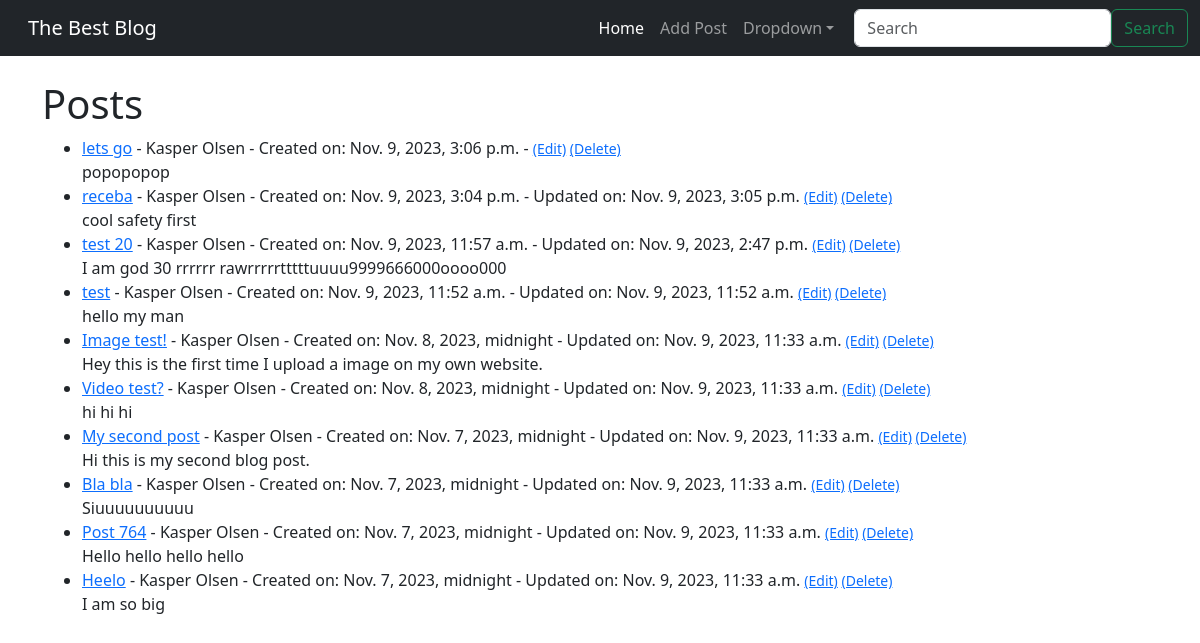
The page / on the database its author committed.
### ourblog/models.py (models this page shows, shortened)
class Post(models.Model):
    title = models.CharField(max_length=255)
    post_image = models.ImageField(null=True, blank=True, upload_to='images/')
    author = models.ForeignKey(User, on_delete=models.CASCADE)
    body = models.TextField()
    post_date = models.DateTimeField(auto_now_add=True)
    post_video = models.FileField(null=True, blank=True, upload_to='videos')
    update_date = models.DateTimeField(null=True, blank=True)

### ourblog/views.py (the view)
# urls.py: path('', HomeView.as_view(), name="home"),
class HomeView(ListView):
    model = Post
    template_name ='home.html'
    ordering = ['-post_date']

### ourblog/templates/home.html
{% extends 'base.html' %}
{% block content %}
<h1>Posts</h1>
<ul>
{% for post in object_list %}
    <li><a href="{% url 'article-detail' post.pk %}">
        {{ post.title }}</a> -
        {{ post.author.first_name }}
        {{ post.author.last_name }} -
        Created on: {{ post.post_date }} -
        {% if post.update_date and post.update_date != post.created_date %}
            Updated on: {{ post.update_date }}
        {% endif %}
        <small>
        <a href="{% url 'update_post' post.pk %}">(Edit)</a>
        <a href="{% url 'delete_post' post.pk %}">(Delete)</a>
    </small><br/>
    {{ post.body }}</li>
{% endfor%}
</ul>
{% endblock %}

### ourblog/templates/base.html (shortened to what this page needs)
<!doctype html>
<html lang="en">
  <head>
    <link rel="stylesheet" href="https://cdn.jsdelivr.net/npm/bootstrap@5.3.2/dist/css/bootstrap.rtl.min.css">
  </head>
  <body>
    <nav class="navbar navbar-expand-lg navbar-dark bg-dark">
      <div class="container-fluid">
        <a class="navbar-brand" href="{% url 'home' %}">The Best Blog</a>
        <div class="collapse navbar-collapse" id="navbarSupportedContent">
          <ul class="navbar-nav me-auto mb-2 mb-lg-0">
            <li class="nav-item">
              <a class="nav-link active" aria-current="page" href="#">Home</a>
            </li>
            <li class="nav-item">
              <a class="nav-link" href="{% url 'add_post' %}">Add Post</a>
            </li>
            <li class="nav-item dropdown">
              <a class="nav-link dropdown-toggle" href="#" role="button" data-bs-toggle="dropdown" aria-expanded="false">
                Dropdown
              </a>
            </li>
          </ul>
          <form class="d-flex" role="search">
            <input class="form-control me-2" type="search" placeholder="Search" aria-label="Search">
            <button class="btn btn-outline-success" type="submit">Search</button>
          </form>
        </div>
      </div>
    </nav>
  <br/>
    <div class="container">
    {% block content %}
    {% endblock %}
    </div>
  </body>
</html>

### rows shown on the page
Post: title "lets go", author.first_name "Kasper", author.last_name "Olsen", post_date "Nov. 9, 2023, 3:06 p.m.", body "popopopop"
Post: title "receba", author.first_name "Kasper", author.last_name "Olsen", post_date "Nov. 9, 2023, 3:04 p.m.", update_date "Nov. 9, 2023, 3:05 p.m.", body "cool safety first"
Post: title "test 20", author.first_name "Kasper", author.last_name "Olsen", post_date "Nov. 9, 2023, 11:57 a.m.", update_date "Nov. 9, 2023, 2:47 p.m.", body "I am god 30 rrrrrr rawrrrrrtttttuuuu9999666000oooo000"
Post: title "test", author.first_name "Kasper", author.last_name "Olsen", post_date "Nov. 9, 2023, 11:52 a.m.", update_date "Nov. 9, 2023, 11:52 a.m.", body "hello my man"
Post: title "Image test!", author.first_name "Kasper", author.last_name "Olsen", post_date "Nov. 8, 2023, midnight", update_date "Nov. 9, 2023, 11:33 a.m.", body "Hey this is the first time I upload a image on my own website."
Post: title "Video test?", author.first_name "Kasper", author.last_name "Olsen", post_date "Nov. 8, 2023, midnight", update_date "Nov. 9, 2023, 11:33 a.m.", body "hi hi hi"
Post: title "My second post", author.first_name "Kasper", author.last_name "Olsen", post_date "Nov. 7, 2023, midnight", update_date "Nov. 9, 2023, 11:33 a.m.", body "Hi this is my second blog post."
Post: title "Bla bla", author.first_name "Kasper", author.last_name "Olsen", post_date "Nov. 7, 2023, midnight", update_date "Nov. 9, 2023, 11:33 a.m.", body "Siuuuuuuuuuu"
Post: title "Post 764", author.first_name "Kasper", author.last_name "Olsen", post_date "Nov. 7, 2023, midnight", update_date "Nov. 9, 2023, 11:33 a.m.", body "Hello hello hello hello"
Post: title "Heelo", author.first_name "Kasper", author.last_name "Olsen", post_date "Nov. 7, 2023, midnight", update_date "Nov. 9, 2023, 11:33 a.m.", body "I am so big"
